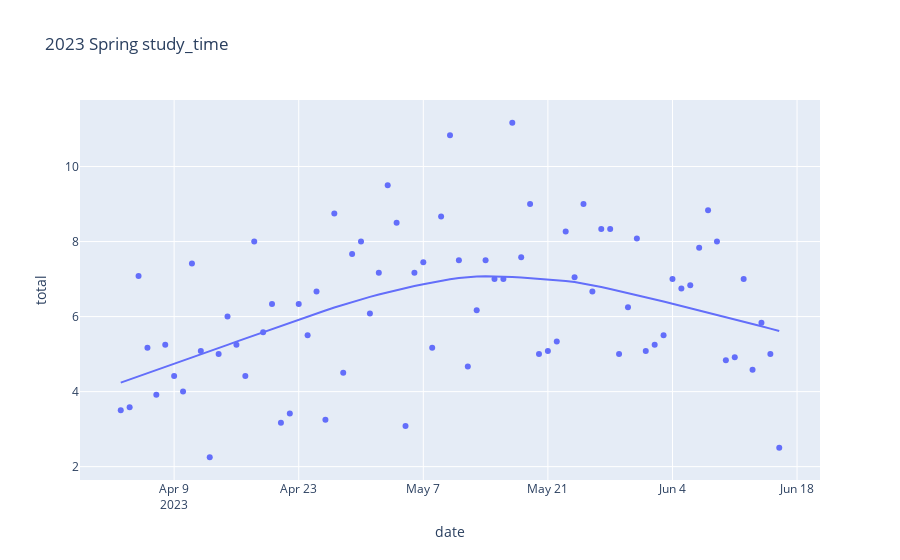

Here is the notebook cell this chart was saved with:
### Code cell
graph_fall_2023 = clean_study[(clean_study['date'] >= pd.to_datetime('2023-4-1'))&(clean_study['date'] <= pd.to_datetime('2023-6-20'))]
px.scatter(graph_fall_2023, x='date',y='total', title='2023 Spring study_time',trendline='lowess')
